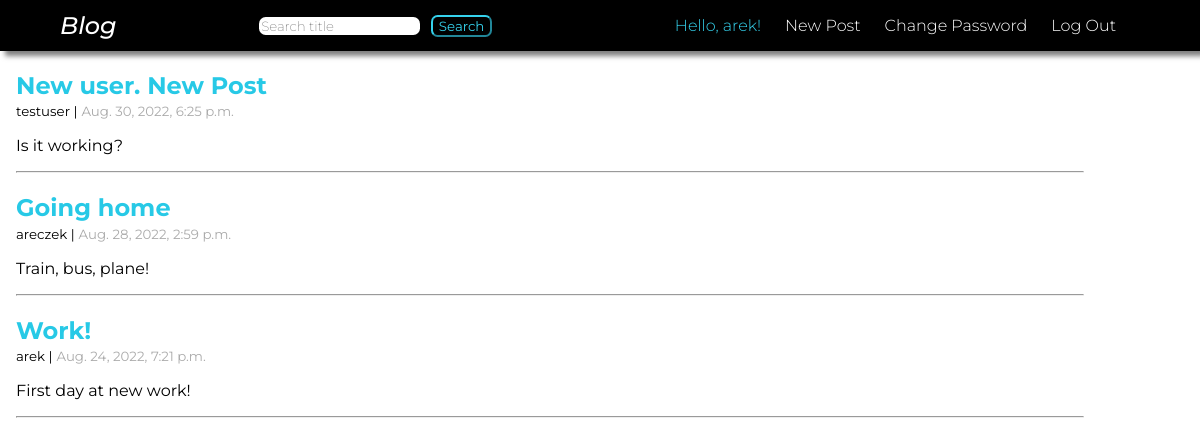
Page / (signed in) on the earlier database version.
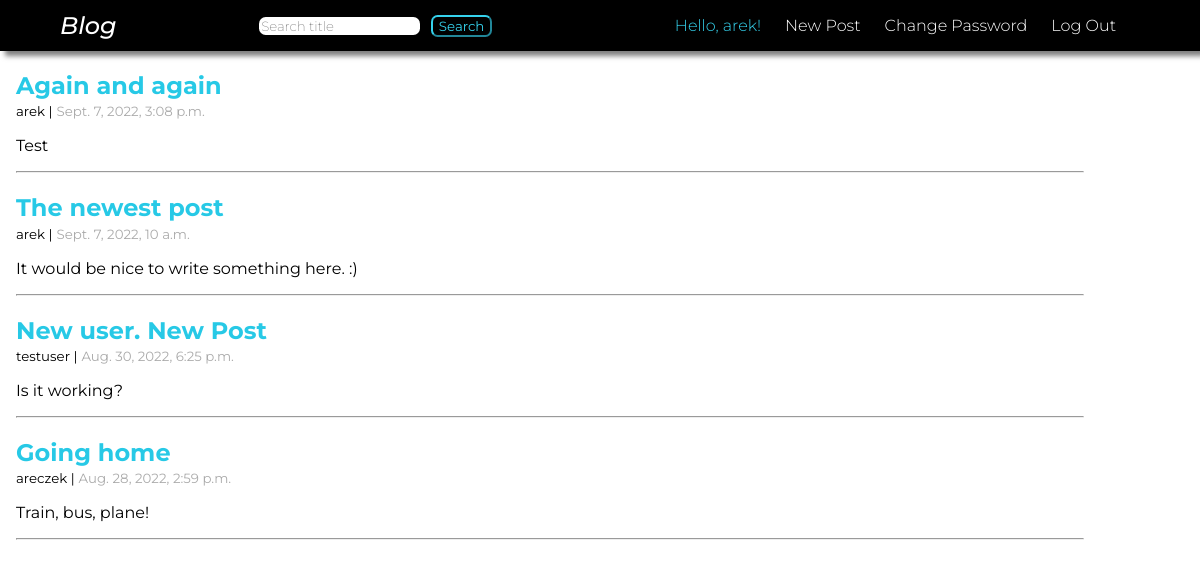
Same page on the later database version.
### pages/models.py (models this page shows, shortened)
class Page(models.Model):
    title = models.CharField(max_length=155)
    author = models.ForeignKey("auth.User", on_delete=models.CASCADE)
    body = models.TextField(max_length=255, blank=True)
    created = models.DateTimeField(auto_now_add=True)
    likes = models.ManyToManyField("auth.User", related_name="blog_posts")
    class Meta:
        ordering = ["-created"]

### pages/views.py (the view)
# urls.py: path("", PageListView.as_view(), name="home"),
class PageListView(LoginRequiredMixin, ListView):
    model = Page
    template_name = "home.html"

### templates/home.html
{% extends 'base.html' %}
{% load static %}
{% block content %}
{% for page in page_list %}
    <div class="page-list">
        <h2><a href="{% url 'pages_detail' page.pk %}">{{ page.title }}</a></h2>
        <small>{{ page.author }} |</small>
        <small class="time">{{ page.created }}</small>
        <p>{{ page.body }}</p>
        <hr class="post-separator">
    </div>
{% endfor %}
{% endblock content %}

### templates/base.html (shortened to what this page needs)
{% load static %}
<!DOCTYPE html>
<html lang="en">
<head>
    <link rel="stylesheet" href="{% static 'css/base.css' %}">
</head>
<body>
    <div class="head">
        <header>
            <a class="logo" href="{% url 'home' %}">Blog</a>
            <form action="{% url 'search_title' %}" method=POST>
                <input class="nav-search" type='search' placeholder="Search title" autocomplete="off", name="searched">
                <button class="btn-search" type="submit">Search</button>
            </form>
            <nav>
                <ul>
                    {% if user.is_authenticated %}
                        <li>Hello, {{ user.username }}!</li>
                        <li><a href="{% url 'create_post' %}">New Post</a></li>
                        <li><a href="{% url 'password_change' %}">Change Password</a></li>
                        <li><a href="{% url 'logout' %}">Log Out</a></li>
                    {% else %}
                        <li><a href="{% url 'login' %}">Login</a></li>
                        <li><a href="{% url 'signup' %}">Sign Up</a></li>
                     {% endif %}
                 </ul>
             </nav>
        </header>
    </div>
    {% block content %}
    {% endblock content %}
</body>
</html>

### static/css/base.css (style rules this page uses)
body { margin: 0; }
a { text-decoration: none; }
header { display: flex; justify-content: space-between; box-shadow: 5px 5px 5px rgba(0, 0, 0, 0.5); }
h2 { font-family: "Montserrat", sans-serif; font-weight: 500; font-weight: bold; margin-bottom: .1em; }
h2 a { color: rgb(39, 201, 230); text-decoration: double; }
hr { width: 90%; margin-left: 0; margin-right: 0; }
form p, p { font-family: "Montserrat", sans-serif; font-weight: 400; }
.page-list { margin-left: 1em; }
.head { background-color: black; margin: 0; width: 100% }
ul { list-style: none; display: flex; font-family: "Montserrat", sans-serif; font-weight: 300; }
li { color: rgb(53, 210, 237); padding-right: 1.5em; }
li a { color: rgb(255, 255, 255); }
.logo { font-family: "Montserrat", sans-serif; font-weight: 500; font-style: italic; font-size: 1.5rem; text-decoration: none; color: white; }
header { display: flex; justify-content: space-between; align-items: center; padding: 0 5%; }
.nav-search { border-radius: 0.5em; border-style: none; font-family: "Montserrat", sans-serif; font-weight: 200; }
.btn-search { margin-left: .5em; border-radius: 0.5em; border-color: rgb(53, 210, 237); background-color: black; color: rgb(53, 210, 237); font-family: "Montserrat", sans-serif; cursor: pointer; transition: color .2s, background-color .2s; }
.time { color: rgb(171, 171, 171); }
small { font-family: "Montserrat", sans-serif; }

Differences in the rows shown:
removed Page: title "Work!", author "arek", created "Aug. 24, 2022, 7:21 p.m.", body "First day at new work!"
added Page: title "Again and again", author "arek", created "Sept. 7, 2022, 3:08 p.m.", body "Test"
added Page: title "The newest post", author "arek", created "Sept. 7, 2022, 10 a.m.", body "It would be nice to write something here. :)"
